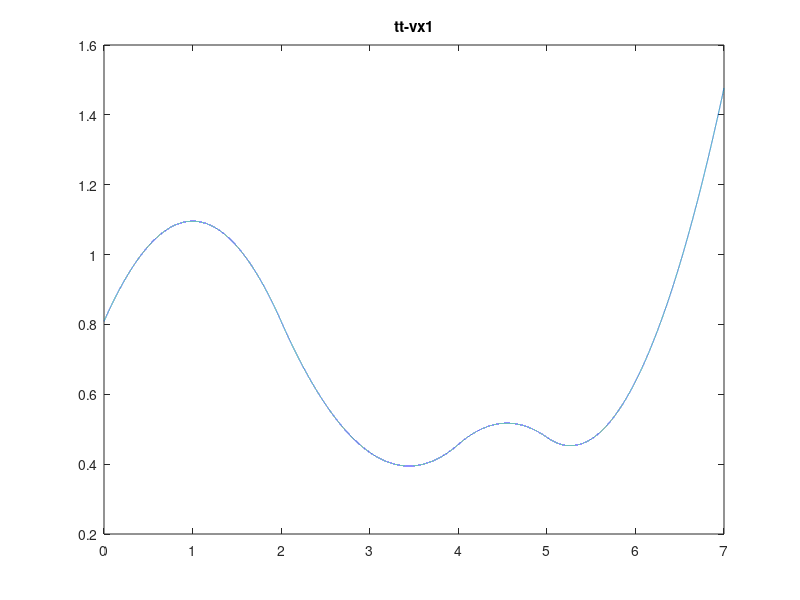
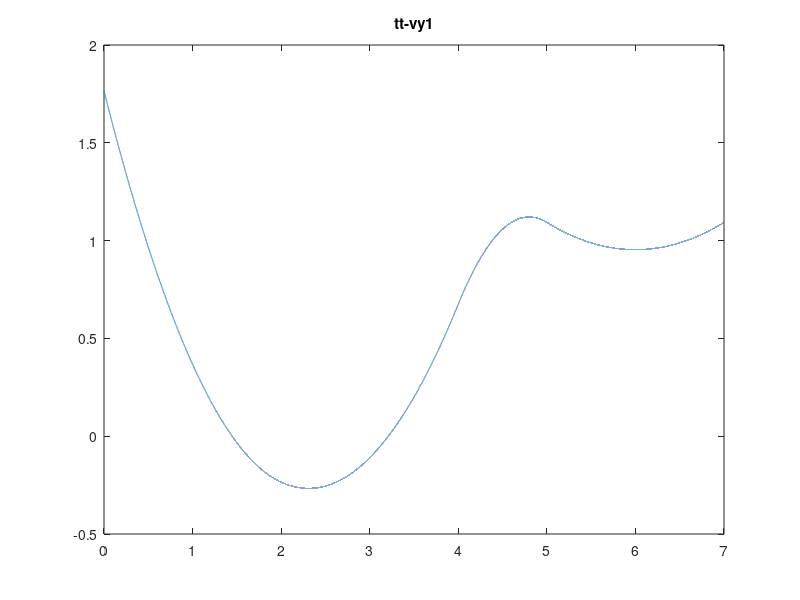
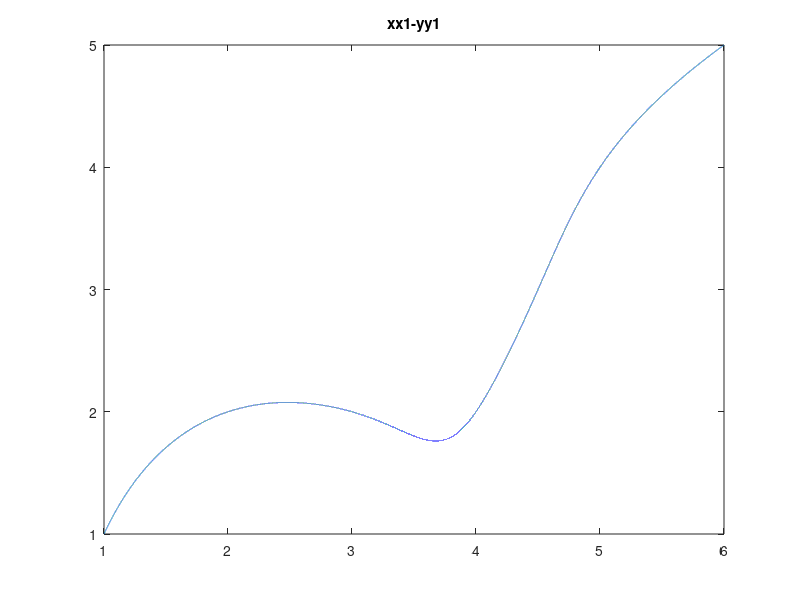
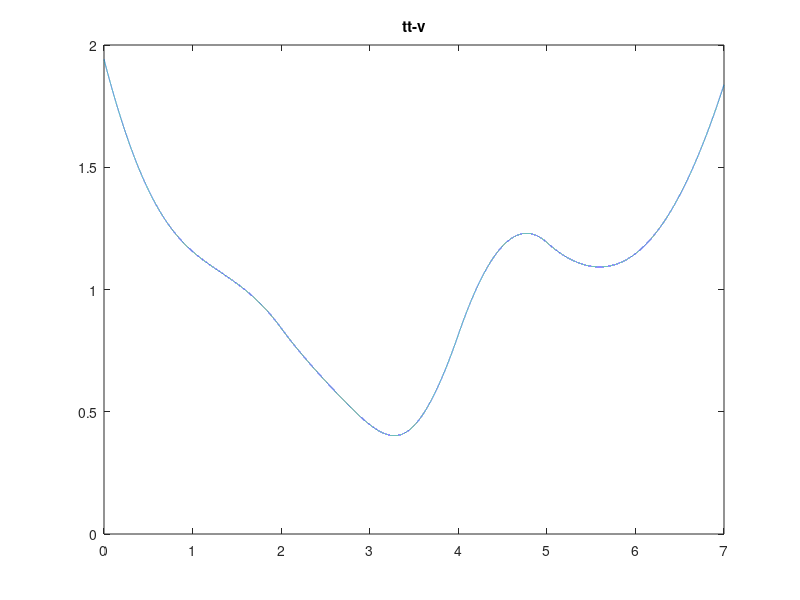

MATLAB code to generate these figures, in order: (Note: this script raises an error after producing the figures.)
clc;clear;
close all
h = 1e-4;
t = [0;1;2;4;5;6;7];
x1 = [1;2;3;4;4.5;5;6];
y1 = [1;2;2;2;3;4;5];
tt = 0:h:t(end);
l = length(tt);
d = 0.5;
%%% linear velocity 
xx1 = spline(t,x1,tt);
yy1 = spline(t,y1,tt);
vx1 = diff(xx1)/h;
vy1 = diff(yy1)/h;
ax1 = diff(vx1)/h;
ay1 = diff(vy1)/h;
jx1 = diff(ax1)/h;
jy1 = diff(ay1)/h;
%%% angular velocity 
th1 = atan2d(vy1,vx1);
w1 = diff(th1)/h;
afa1 = diff(w1)/h;

figure; plot(tt(1:end-1),vx1); title('tt-vx1');
figure; plot(tt(1:end-1),vy1); title('tt-vy1');
figure; plot(xx1,yy1); title('xx1-yy1');
v = (vx1.^2+vy1.^2).^(1/2);
figure; plot(tt(1:end-1),v); title('tt-v');
hf = 0.1; %% half of max height since the abs(z)
c = 0.5; %% the constant multiply to v --> deteremine the gait length
T = 0.5; %% time period of a single step
num_step = 7/(2*T); %% the number iof step during walking 
%%% one step gait (fixed velocity) %%%
% gait = leg_gait_test(2);
%%% one step gait (changed velocity) %%%  
% x = linspace(0,pi,8) % initial value, final value, n=no. of po
th = linspace(-pi/2,3*pi/2+(2*pi*num_step),l);
for i = 1:length(v)
    gait(:,i) = leg_gait(v(i),th(i),T);
end
figure;
plot(gait(1,:),gait(4,:));
title('x-z');
axis equal
for i = 1:6
    figure;
    plot(tt(1:end-1),gait(i,:));
end
%%% diff() %%%
% figure;
% plot(tt(1:end-1),gait(4,:));
% title('z-t (diff)');
% vz = diff(gait(4,:))/h;
% figure;
% plot(tt(1:end-2),vz);
% title('vz-t (diff)');
% figure; 
% plot(tt(1:end-3),diff(diff(gait(4,:))/h)/h);
% title('az-t (diff)');
% figure; 
% plot(tt(1:end-2),diff(gait(1,:))/h);
% title('vx-t (diff)');
% figure; 
% plot(tt(1:end-3),diff(diff(gait(1,:))/h)/h);
% title('ax-t (diff)');
%%%%%%%%%%%%%%%%%%%%%%%%%%%%%%%%%%%%%%%%%%%%%%%%%%%%%%%%%%%%%%%%%%%%%%%%%%%
% Conclusion:
% the velocity and acceleration are different between leg_gait() and diff()
%%%%%%%%%%%%%%%%%%%%%%%%%%%%%%%%%%%%%%%%%%%%%%%%%%%%%%%%%%%%%%%%%%%%%%%%%%%
